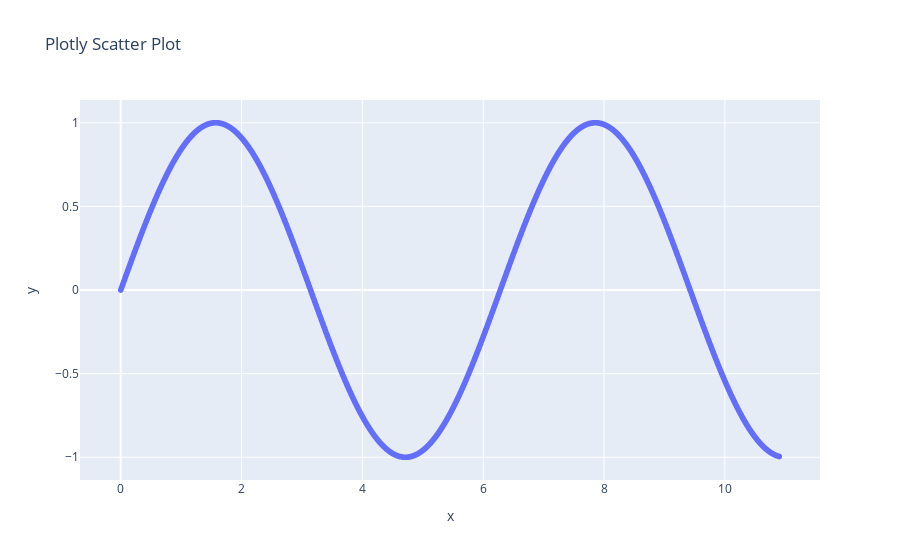

Notebook cell for this chart:
### Code cell
# https://plotly.com/python/plotly-express/
import plotly.express as px
import numpy as np
X = np.linspace(0.0, 10.9, 1009)
y = np.sin(X)
# Plotly
fig = px.scatter(x=X.flatten(), y=y, title="Plotly Scatter Plot")
fig.show()

### Figure 1 — Plotly figure (JSON) as saved in the notebook; plotly's stock layout.template omitted (floating-point values rounded to 4 significant figures; data arrays with more than 128 entries replaced by an {"elided": "..."} marker saying what was removed)
{"data": [{"hovertemplate": "x=%{x}<br>y=%{y}<extra></extra>", "legendgroup": "", "marker": {"color": "#636efa", "symbol": "circle"}, "mode": "markers", "name": "", "showlegend": false, "type": "scattergl", "x": {"elided": "1009 float values"}, "xaxis": "x", "y": {"elided": "1009 float values"}, "yaxis": "y"}], "layout": {"legend": {"tracegroupgap": 0}, "title": {"text": "Plotly Scatter Plot"}, "xaxis": {"anchor": "y", "domain": [0, 1], "title": {"text": "x"}}, "yaxis": {"anchor": "x", "domain": [0, 1], "title": {"text": "y"}}}}
